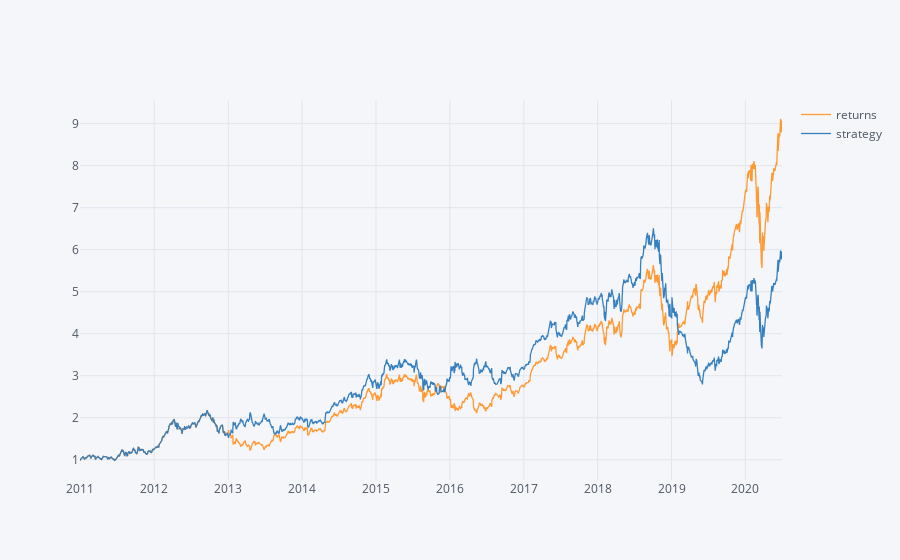

Write notebook code for a chart like this one.
### Code cell
df[["returns", "strategy"]].cumsum().apply(np.exp).iplot()

### Figure 1 — Plotly figure (JSON) as saved in the notebook; plotly's stock layout.template omitted (floating-point values rounded to 4 significant figures; data arrays with more than 128 entries replaced by an {"elided": "..."} marker saying what was removed)
{"data": [{"line": {"color": "rgba(255, 153, 51, 1.0)", "dash": "solid", "shape": "linear", "width": 1.3}, "mode": "lines", "name": "returns", "text": "", "type": "scatter", "x": {"elided": "2391 str values"}, "y": {"elided": "2391 float values"}}, {"line": {"color": "rgba(55, 128, 191, 1.0)", "dash": "solid", "shape": "linear", "width": 1.3}, "mode": "lines", "name": "strategy", "text": "", "type": "scatter", "x": {"elided": "2391 str values"}, "y": {"elided": "2391 float values"}}], "layout": {"legend": {"bgcolor": "#F5F6F9", "font": {"color": "#4D5663"}}, "paper_bgcolor": "#F5F6F9", "plot_bgcolor": "#F5F6F9", "title": {"font": {"color": "#4D5663"}}, "xaxis": {"gridcolor": "#E1E5ED", "showgrid": true, "tickfont": {"color": "#4D5663"}, "title": {"font": {"color": "#4D5663"}, "text": ""}, "zerolinecolor": "#E1E5ED"}, "yaxis": {"gridcolor": "#E1E5ED", "showgrid": true, "tickfont": {"color": "#4D5663"}, "title": {"font": {"color": "#4D5663"}, "text": ""}, "zerolinecolor": "#E1E5ED"}}}
